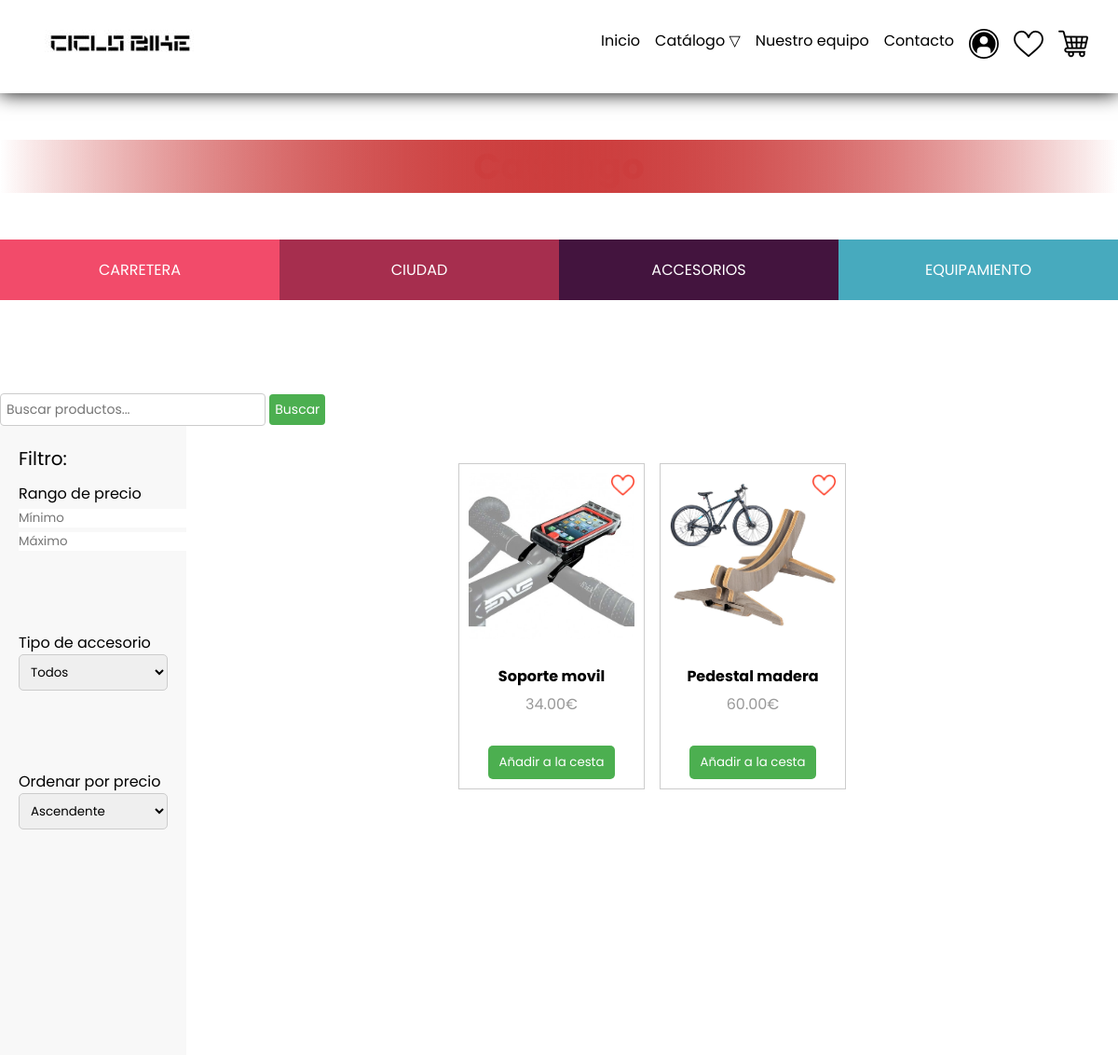
The page /accesorio_cliente.php on the database its author committed.
### tables this page shows
CREATE TABLE `articulos` (
  `id` int(11) NOT NULL,
  `nombre` varchar(100) NOT NULL,
  `precio` decimal(10,2) NOT NULL,
  `imagen` longblob NOT NULL,
  `descripcion` text DEFAULT NULL,
  `material` varchar(100) DEFAULT NULL,
  `categoria` enum('carretera','ciudad','accesorios','equipamiento') NOT NULL DEFAULT 'carretera',
  `cantidad` int(11) NOT NULL
);

### accesorio_cliente.php (the view, shortened to what this page needs)
<!DOCTYPE html>
<html lang="en">
<head>
    <link rel="stylesheet" href="css/carretera.css">
    <link rel="stylesheet" href="https://cdn.jsdelivr.net/npm/sweetalert2@11/dist/sweetalert2.min.css">
</head>
<body>
<?php
require 'head_cliente_inicio.php';
require 'menu_catalogo_cliente.php';
?>
<div class="wrapper">
    <div class="head"></div>
    <div class="search-container">
        <form action="#" method="GET" id="search-form">
            <input type="text" placeholder="Buscar productos..." name="search" id="search-input">
            <button type="submit">Buscar</button>
        </form>
    </div>
    <div class="content">
        <div class="content-menu">
            <div class="content-menu-title">Filtro:</div>
            <div class="content-menu-filters-filter">
                Rango de precio
                <input type="number" placeholder="Mínimo" id="min-price">
                <input type="number" placeholder="Máximo" id="max-price">
            </div>
            <br><br><br>
            <div class="content-menu-filters-filter">
                Tipo de accesorio
                <select id="material-select">
                    <option value="todos">Todos</option>
                </select>
            </div>
            <br><br><br>
            <div class="content-menu-filters-filter">
                Ordenar por precio
                <select id="sort-select">
                    <option value="asc">Ascendente</option>
                </select>
            </div>
        </div>
        <div class="content-items" id="product-container">
            <div class="items">
                <?php
                $host = 'localhost';
                $dbname = 'proyect';
                $username = 'root';
                $password = '';
                try {
                    $pdo = new PDO("mysql:host=$host;dbname=$dbname", $username, $password);
                    $pdo->setAttribute(PDO::ATTR_ERRMODE, PDO::ERRMODE_EXCEPTION);
                    $query = $pdo->query("SELECT * FROM articulos WHERE categoria = 'accesorios'");
                    $productos = $query->fetchAll(PDO::FETCH_ASSOC);
                    foreach ($productos as $producto) {
                        $en_lista_deseos = isset($_SESSION['lista_deseos'][$producto['id']]);
                        $heart_icon = $en_lista_deseos ? 'corazonlleno.png' : 'cora.png';
                        echo '<div class="item" data-material="' . htmlspecialchars($producto['material']) . '">';
                        echo '<a href="ficha_tecnico_acessorio.php?id=' . htmlspecialchars($producto['id']) . '">';
                        echo '<div class="item-img-wrapper">';
                        echo '<img class="item-img" src="' . htmlspecialchars($producto['imagen']) . '" alt="' . htmlspecialchars($producto['nombre']) . '">';
                        echo '</div>';
                        echo '<div class="item-desc">';
                        echo '<p class="item-desc-title">' . htmlspecialchars($producto['nombre']) . '</p>';
                        echo '<p class="item-desc-price">' . htmlspecialchars($producto['precio']) . '€</p>';
                        echo '</div>';
                        echo '</a>';
                        echo '<img src="img/' . $heart_icon . '" class="heart-icon" alt="Agregar a lista de deseos" data-id="' . htmlspecialchars($producto['id']) . '" onclick="toggleWishlist(this)">';
                        echo '<form class="add-to-cart-form">';
                        echo '<button type="submit" name="add_to_cart" class="add-to-cart-btn">Añadir a la cesta</button>';
                        echo '</form>';
                        echo '</div>';
                    }
                } catch (PDOException $e) {
                    echo "Error al conectar a la base de datos: " . htmlspecialchars($e->getMessage());
                }
                ?>
            </div>
        </div>
    </div>
</div>
</body>
</html>

### css/carretera.css (style rules this page uses)
* { box-sizing: border-box; }
body { font-family: "Open Sans", sans-serif; background-color: #f0f0f0; margin: 0; padding: 0; }
.wrapper { min-height: 100vh; display: flex; flex-direction: column; }
.head { background-color: #fff; height: 70px; line-height: 70px; padding: 0 8px; font-size: 30px; }
.content { display: flex; flex: 1; }
.content-menu { width: 200px; background-color: #f8f8f8; padding: 20px; }
.content-menu-title { font-size: 20px; margin-bottom: 10px; }
.content-menu-filters-filter { margin-bottom: 10px; }
.content-menu-filters-filter select { width: 100%; padding: 8px; border-radius: 5px; border: 1px solid #ccc; }
.content-items { flex: 1; padding: 20px; display: flex; flex-wrap: wrap; align-items: start; justify-content: center; }
.item { background-color: #fff; width: calc(33.33% - 20px); margin-bottom: 20px; cursor: pointer; position: relative; }
.item-img { width: 100%; height: auto; display: block; border-radius: 5px; }
.item-desc { padding: 12px; }
.item-desc-title { margin-bottom: 8px; font-weight: bold; }
.item-desc-price { color: #999; }
.add-to-cart-btn { display: block; margin-top: 10px; padding: 8px 12px; background-color: #4CAF50; color: #fff; border: none; border-radius: 5px; cursor: pointer; }
.search-container { float: right; margin-right: 20px; margin-top: 20px; }
.search-container form { display: inline-block; }
.search-container input[type=text], .search-container button { padding: 6px; margin: 0; font-size: 14px; border: 1px solid #ccc; border-radius: 4px; box-sizing: border-box; }
.search-container button { background-color: #4CAF50; color: white; border: none; cursor: pointer; }

### accesorio_cliente.php (style rules this page uses)
.items { display: flex; flex-wrap: wrap; justify-content: space-around; margin: 20px 0; gap: 1rem; }
.item { width: 200px; margin-bottom: 20px; border: 1px solid #ccc; padding: 10px; box-sizing: border-box; text-align: center; height: 350px; display: flex; flex-direction: column; justify-content: space-between; }
.item img { object-fit: contain; }
.item-desc { margin-top: 10px; }
.item-desc p { margin: 5px 0; }
.add-to-cart-btn { display: block; margin: auto; padding: 8px 12px; background-color: #4CAF50; color: #fff; border: none; border-radius: 5px; cursor: pointer; }
.search-container { float: right; margin-right: 20px; margin-top: 20px; }
.search-container form { display: inline-block; }
.search-container input[type=text], .search-container button { padding: 6px; margin: 0; font-size: 14px; border: 1px solid #ccc; border-radius: 4px; box-sizing: border-box; }
.search-container button { background-color: #4CAF50; color: white; border: none; cursor: pointer; }
.content-menu { width: 200px; background-color: #f8f8f8; padding: 20px; }
.content-menu-title { font-size: 20px; margin-bottom: 10px; }
.content-menu-filters-filter { margin-bottom: 10px; }
.content-menu-filters-filter select { width: 100%; padding: 8px; border-radius: 5px; border: 1px solid #ccc; }
.item-img-wrapper { aspect-ratio: 1/1; }
.heart-icon { position: absolute; top: 10px; right: 10px; width: 25px; height: 25px; cursor: pointer; }

### head_cliente_inicio.php (style rules this page uses)
* { margin: 0; padding: 0; text-decoration: none; border: none; outline: none; color: inherit; list-style: none; font-family: "Poppins"; }
body { background: url("https://s3-us-west-2.amazonaws.com/s.cdpn.io/227389/bg.jpg") #fff; }

### menu_catalogo_cliente.php (style rules this page uses)
:root { --fucsia: #F24B6A; --magenta: #A62E4E; --violeta: #43143E; --azul: #47AABE; }
* { -webkit-box-sizing: border-box; box-sizing: border-box; }
body { font-family: 'Lato', sans-serif; background: #ffffff url('https://subtlepatterns.com/patterns/cream_pixels.png'); }

### rows shown on the page
articulos: imagen (picture), nombre "Soporte movil", precio "34.00"
articulos: imagen (picture), nombre "Pedestal madera", precio "60.00"
